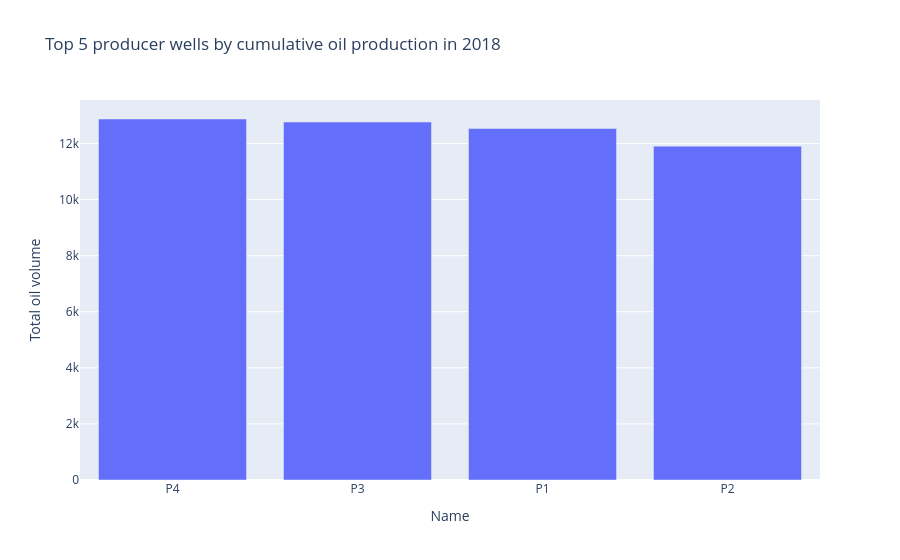

Notebook code for this chart:
### Code cell
for item in ui_items:
    if item.type=='text':
        print( item.data['text'])
    item = item.data.get('plotly',None)
    if item:
        pio.show(item)

### Figure 1 — Plotly figure (JSON) as saved in the notebook; plotly's stock layout.template omitted (floating-point values rounded to 4 significant figures)
{"data": [{"name": "Total oil volume", "orientation": "v", "type": "bar", "x": ["P4", "P3", "P1", "P2"], "y": [12880.0, 12770.0, 12540.0, 11910.0]}], "layout": {"barmode": "group", "title": {"text": "Top 5 producer wells by cumulative oil production in 2018"}, "xaxis": {"title": {"text": "Name"}}, "yaxis": {"title": {"text": "Total oil volume"}}}}
